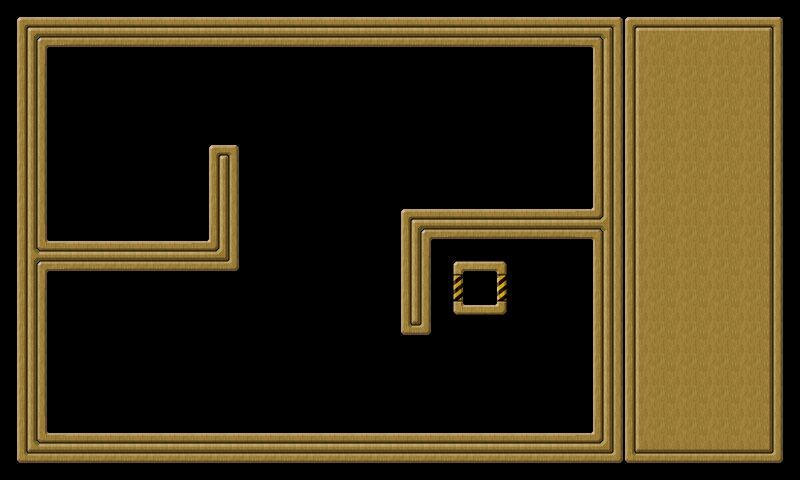

This game map was drawn from its Tiled (.tmx) file and the tilesets committed beside it. A one-line description and the trimmed map source follow:
An orthogonal 25x15 tile map with 32x32 px tiles, 2 tile layers (background, controlpanel) and 40 objects (wall001, wall002, wall003, wall004, wall005, ...).

<map version="1.0" orientation="orthogonal" width="25" height="15" tilewidth="32" tileheight="32">
 <tileset firstgid="1" name="tileset" tilewidth="32" tileheight="32">
  <image source="tileset.png" width="160" height="448" />
 </tileset>
 <layer name="background" width="20" height="15">
  <data>[300 cells, 164 non-empty, 16 distinct tile ids]</data>
 </layer>
 <layer name="controlpanel" width="25" height="15">
  <data>[375 cells, 90 non-empty, 9 distinct tile ids]</data>
 </layer>
 <objectgroup name="objects" width="20" height="15">
  <object name="wall001" x="0" y="0" width="592" height="48">
   <properties>
    <property name="objClass" value="wall" />
   </properties>
  </object>
  <object name="wall002" x="208" y="144" width="32" height="128">
   <properties>
    <property name="objClass" value="wall" />
   </properties>
  </object>
  <object name="wall003" x="48" y="432" width="592" height="48">
   <properties>
    <property name="objClass" value="wall" />
   </properties>
  </object>
  <object name="wall004" x="0" y="48" width="48" height="432">
   <properties>
    <property name="objClass" value="wall" />
   </properties>
  </object>
  <object name="wall005" x="48" y="240" width="160" height="32">
   <properties>
    <property name="objClass" value="wall" />
   </properties>
  </object>
  <object name="wall006" x="432" y="208" width="160" height="32">
   <properties>
    <property name="objClass" value="wall" />
   </properties>
  </object>
  <object name="wall007" x="592" y="0" width="48" height="432">
   <properties>
    <property name="objClass" value="wall" />
   </properties>
  </object>
  <object name="wall008" x="400" y="208" width="32" height="128">
   <properties>
    <property name="objClass" value="wall" />
   </properties>
  </object>
  <object name="star001" x="72" y="200" width="16" height="16">
   <properties>
    <property name="objClass" value="star" />
   </properties>
  </object>
  <object name="star002" x="72" y="104" width="16" height="16">
   <properties>
    <property name="objClass" value="star" />
   </properties>
  </object>
  <object name="star003" x="72" y="72" width="16" height="16">
   <properties>
    <property name="objClass" value="star" />
   </properties>
  </object>
  <object name="star004" x="104" y="72" width="16" height="16">
   <properties>
    <property name="objClass" value="star" />
   </properties>
  </object>
  <object name="star005" x="104" y="104" width="16" height="16">
   <properties>
    <property name="objClass" value="star" />
   </properties>
  </object>
  <object name="star006" x="520" y="72" width="16" height="16">
   <properties>
    <property name="objClass" value="star" />
   </properties>
  </object>
  <object name="star007" x="552" y="72" width="16" height="16">
   <properties>
    <property name="objClass" value="star" />
   </properties>
  </object>
  <object name="star008" x="552" y="104" width="16" height="16">
   <properties>
    <property name="objClass" value="star" />
   </properties>
  </object>
  <object name="star009" x="520" y="104" width="16" height="16">
   <properties>
    <property name="objClass" value="star" />
   </properties>
  </object>
  <object name="star010" x="520" y="168" width="16" height="16">
   <properties>
    <property name="objClass" value="star" />
   </properties>
  </object>
  <object name="star011" x="552" y="168" width="16" height="16">
   <properties>
    <property name="objClass" value="star" />
   </properties>
  </object>
  <object name="star012" x="264" y="168" width="16" height="16">
   <properties>
    <property name="objClass" value="star" />
   </properties>
  </object>
  <object name="star013" x="296" y="168" width="16" height="16">
   <properties>
    <property name="objClass" value="star" />
   </properties>
  </object>
  <object name="star014" x="264" y="200" width="16" height="16">
   <properties>
    <property name="objClass" value="star" />
   </properties>
  </object>
  <object name="star015" x="296" y="200" width="16" height="16">
   <properties>
    <property name="objClass" value="star" />
   </properties>
  </object>
  <object name="star016" x="328" y="264" width="16" height="16">
   <properties>
    <property name="objClass" value="star" />
   </properties>
  </object>
  <object name="star017" x="360" y="264" width="16" height="16">
   <properties>
    <property name="objClass" value="star" />
   </properties>
  </object>
  <object name="star018" x="360" y="296" width="16" height="16">
   <properties>
    <property name="objClass" value="star" />
   </properties>
  </object>
  <object name="star019" x="328" y="296" width="16" height="16">
   <properties>
    <property name="objClass" value="star" />
   </properties>
  </object>
  <object name="star020" x="104" y="296" width="16" height="16">
   <properties>
    <property name="objClass" value="star" />
   </properties>
  </object>
  <object name="star021" x="72" y="296" width="16" height="16">
   <properties>
    <property name="objClass" value="star" />
   </properties>
  </object>
  <object name="star022" x="72" y="360" width="16" height="16">
   <properties>
    <property name="objClass" value="star" />
   </properties>
  </object>
  <object name="star023" x="72" y="392" width="16" height="16">
   <properties>
    <property name="objClass" value="star" />
   </properties>
  </object>
  <object name="star024" x="104" y="392" width="16" height="16">
   <properties>
    <property name="objClass" value="star" />
   </properties>
  </object>
  <object name="star025" x="104" y="360" width="16" height="16">
   <properties>
    <property name="objClass" value="star" />
   </properties>
  </object>
  <object name="star026" x="520" y="392" width="16" height="16">
   <properties>
    <property name="objClass" value="star" />
   </properties>
  </object>
  <object name="star027" x="520" y="361" width="16" height="16">
   <properties>
    <property name="objClass" value="star" />
   </properties>
  </object>
  <object name="star028" x="552" y="392" width="16" height="16">
   <properties>
    <property name="objClass" value="star" />
   </properties>
  </object>
  <object name="star029" x="552" y="360" width="16" height="16">
   <properties>
    <property name="objClass" value="star" />
   </properties>
  </object>
  <object name="star030" x="552" y="264" width="16" height="16">
   <properties>
    <property name="objClass" value="star" />
   </properties>
  </object>
  <object name="goal001" x="472" y="280" width="16" height="16">
   <properties>
    <property name="objClass" value="goal" />
   </properties>
   <ellipse />
  </object>
  <object name="goodball001" x="162" y="194" width="29" height="29">
   <properties>
    <property name="objClass" value="goodball" />
   </properties>
   <ellipse />
  </object>
 </objectgroup>
</map>
